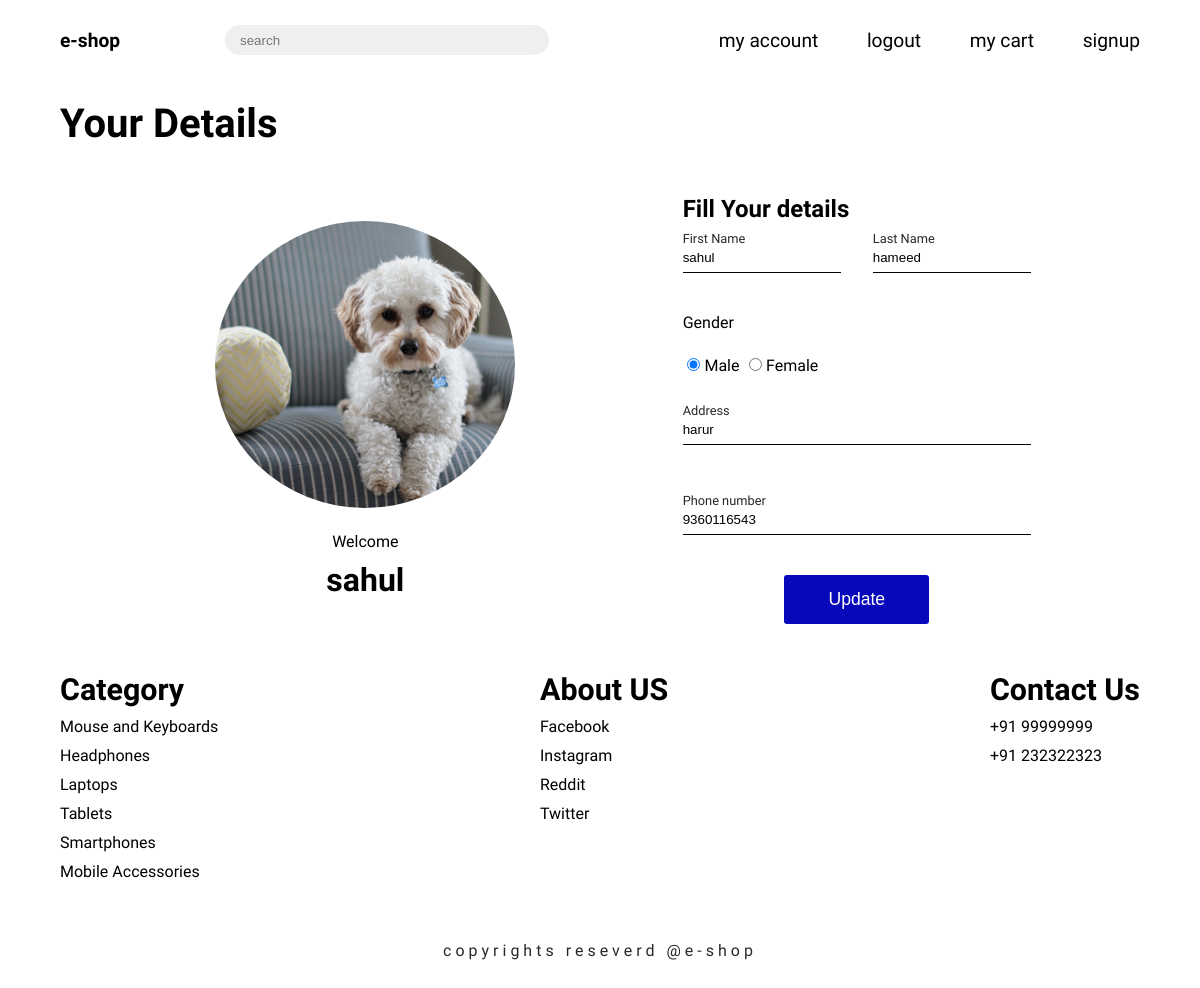
The page /profile (signed in) on the database as committed earlier.
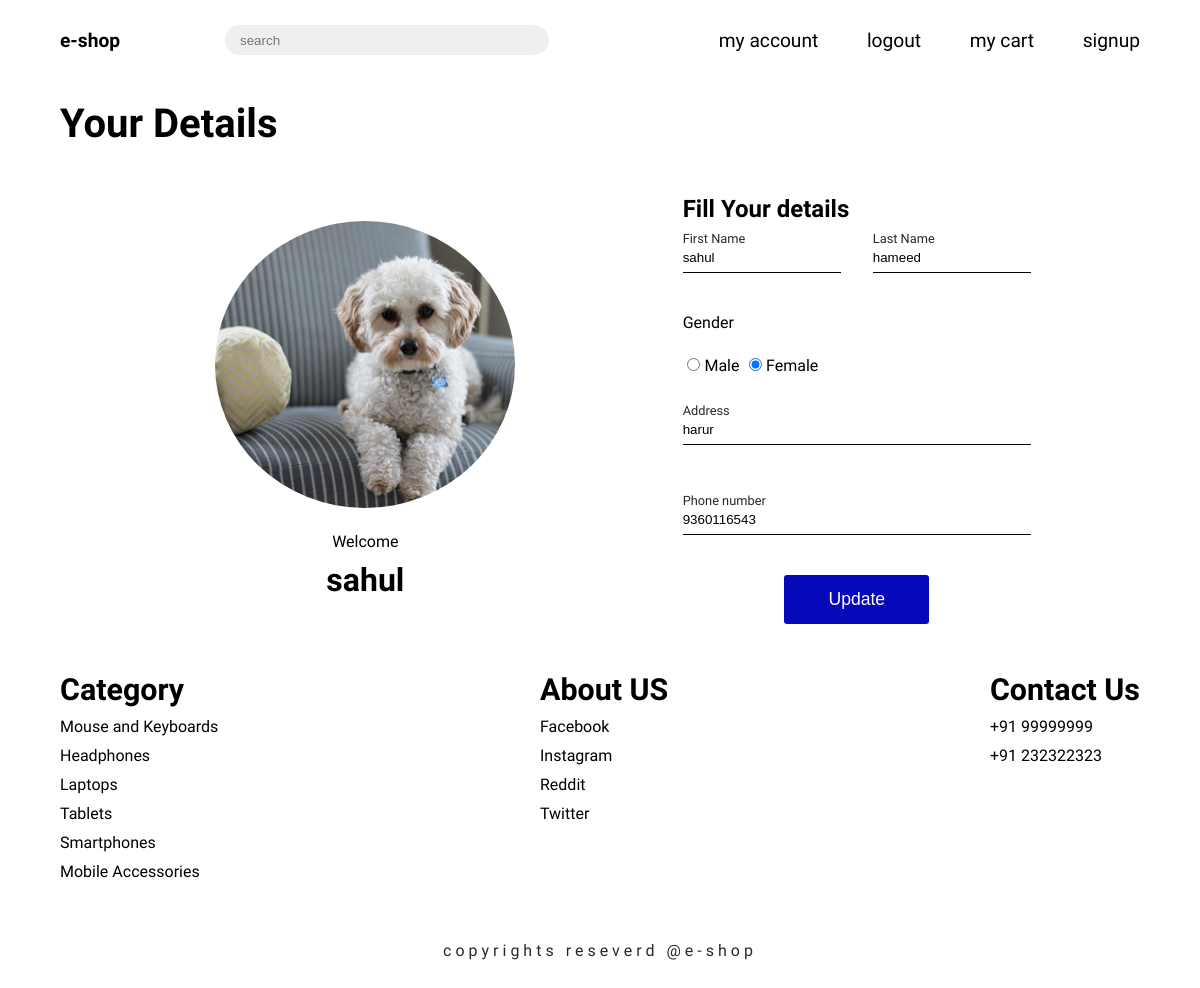
The same page on the database as committed later.
### shopapp/models.py (models this page shows, shortened)
class Profile(models.Model):
    user  = models.OneToOneField(User,on_delete=models.CASCADE,blank=True)
    user_image = models.ImageField(default='delhi.jpg',null=True,blank=True)
    first_name = models.CharField(max_length=50,blank=True)
    last_name = models.CharField(max_length=50,blank=True)
    gender  = models.CharField(max_length=20,null=True)
    address = models.CharField(blank=True,max_length=40)
    phone_regex = RegexValidator(regex=r'^\+?1?\d{9,15}$')
    phone_number = models.CharField(validators=[phone_regex], max_length=17, blank=True) # validators should be a list

### shopapp/views.py (the view)
# urls.py: path('profile',views.profile,name='profile'), #profile page
def profile(request):
    current_user = request.user
    form = ProfileForm(instance=request.user.profile)#OneToONeField
    if request.method =='POST':
        form = ProfileForm(request.POST,request.FILES,instance=request.user.profile)
        if form.is_valid():
            form.save()
    context = {'form':form,'current_user':current_user}
    return render(request,'shopapp/profile.html',context)

### shopapp/forms.py
class ProfileForm(forms.ModelForm):
    gender = forms.CharField(widget=forms.RadioSelect(choices=gender_choice))
    class Meta:
        model = Profile
        fields = ['user_image','first_name','last_name','gender','address','phone_number',]

### shopapp/templates/shopapp/profile.html (shortened to what this page needs)
{% extends 'shopapp/base.html' %}
{% block content %}
{% load static %}
{% load widget_tweaks %}
<h2 class="your-details">Your Details</h2>
        <div class="profile-container">
            <div class="picture-section">
                <div class="profile-image-container">
                    <img src="{{ user.profile.user_image.url }}" alt="" />
                </div>
                <p>Welcome</p>
                <h3>{{user.username}}</h3>
            </div>
            <div class="details-section">
                <h6>Fill Your details</h6>
                <form class="input-form" action="" method='post' enctype="multipart/form-data">
                    <div class="top-line">
                        <div class="firstname-section text-input-section">
                            {% render_field form.first_name id='modern-text'%}
                            <label class="label" for="modern-text">
                                <span>First Name</span>
                            </label>
                        </div>
                        <div class="last-name text-input-section">
                            {% render_field form.last_name id='modern-text'%}
                            <label class="label" for="modern-text">
                                <span>Last Name</span>
                            </label>
                        </div>
                    </div>
                    <div class="gender-section">
                        <p>Gender</p>
                        {% render_field form.gender %}
                    </div>
                    <div class="address-section">
                        <div class="address-section text-input-section">
                            {% render_field form.address id='modern-text'%}
                            <label class="label" for="modern-text">
                                <span>Address</span>
                            </label>
                        </div>
                    </div>
                    <div class="bottom-section top-line">
                        <div
                            class="firstname-section email-section text-input-section">
                            {% render_field form.phone_number id='modern-text'%}
                            <label class="label" for="modern-text">
                                <span>Phone number</span>
                            </label>
                        </div>
                    </div>
                    <input class="button update" type="submit" value="Update" />
                </form>
            </div>
        </div>
{% endblock %}

Rows that differ between the two databases and show on the page:
changed Profile "sahul": gender "☑ Male ☐ Female" → "☐ Male ☑ Female"
